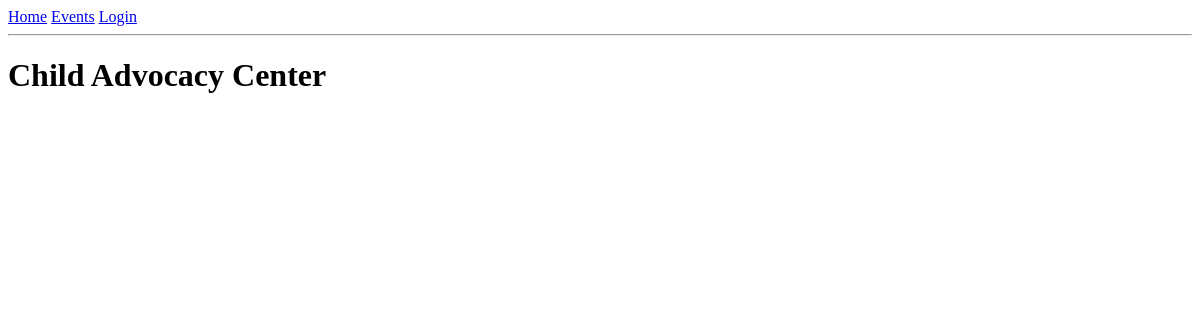
The page /index on the database as committed earlier.
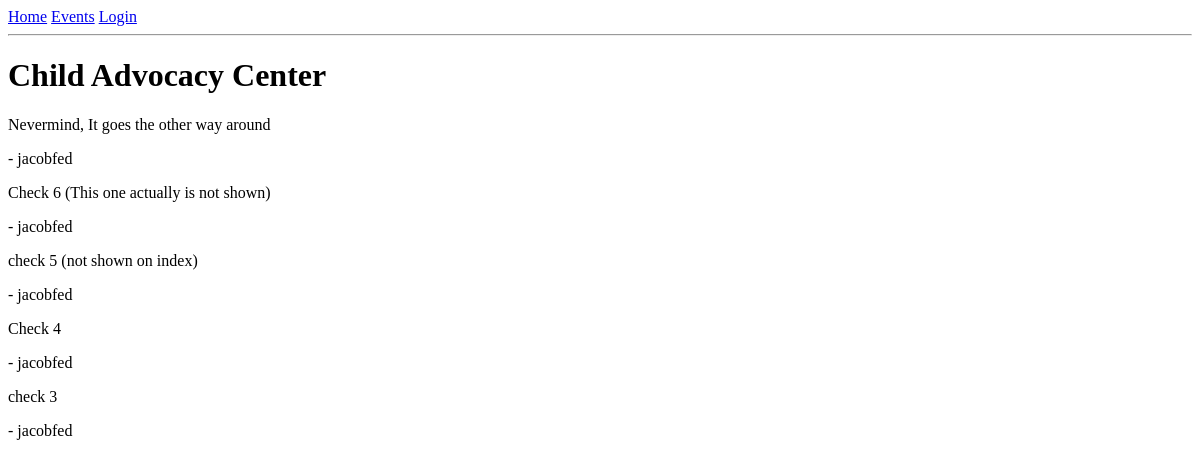
The same page on the database as committed later.
### app/models.py (models this page shows, shortened)
class Post(db.Model):
    id = db.Column(db.Integer, primary_key=True)
    body = db.Column(db.String(140))
    timestamp = db.Column(db.DateTime, index=True, default=datetime.utcnow)
    user_id = db.Column(db.Integer, db.ForeignKey('user.id'))

class User(UserMixin, db.Model):
    id = db.Column(db.Integer, primary_key=True)
    username = db.Column(db.String(64), index=True, unique=True)
    email = db.Column(db.String(120), index=True, unique=True)
    password_hash = db.Column(db.String(128))
    posts = db.relationship('Post', backref='author', lazy='dynamic')

### app/routes.py (the view)
@app.route('/',  methods=['GET', 'POST'])
@app.route('/index', methods=['GET', 'POST'])
def index():
    page = request.args.get('page', 1, type=int)
    posts = Post.query.order_by(Post.timestamp.desc()).paginate(
            page, app.config['POSTS_PER_PAGE'], False)
    return render_template('index.html', title='Home', posts=posts.items)

### app/templates/index.html
{% extends "base.html" %}
{% block content %}
    <h1> Child Advocacy Center </h1>
    {% for post in posts %}
      <div>
        <p> {{ post.body }} </p>
         <p>- {{ post.author.username }}</p>
      </div>
    {% endfor %}
{% endblock %}

Rows that differ between the two databases and show on the page:
added Post: body "Nevermind, It goes the other way around", author.username "jacobfed"
added Post: body "Check 6 (This one actually is not shown)", author.username "jacobfed"
added Post: body "check 5 (not shown on index)", author.username "jacobfed"
added Post: body "Check 4", author.username "jacobfed"
added Post: body "check 3", author.username "jacobfed"
